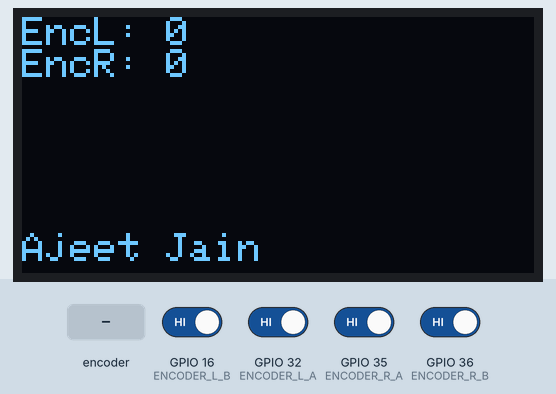
Simulated run of this sketch. Board: ESP32. On the bench: 128×64 one-colour display. Inputs (shaded band) come from the test bench; at power-on: GPIO 16 (ENCODER_L_B), GPIO 32 (ENCODER_L_A), GPIO 35 (ENCODER_R_A), GPIO 36 (ENCODER_R_B) HIGH. What the sketch prints to the serial monitor is not drawn.

Above: at 2.2 s.
2.3 s: rotary encoder on GPIO 32 (ENCODER_L_A) / GPIO 16 (ENCODER_L_B) turned 3 steps (first pin leading)
At 3.3 s:
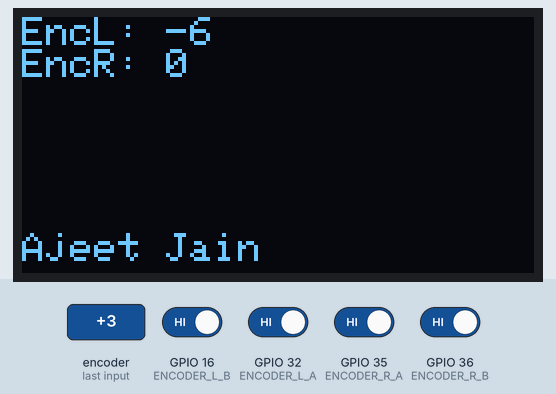
4.4 s: GPIO 35 (ENCODER_R_A) driven LOW
At 5.6 s:
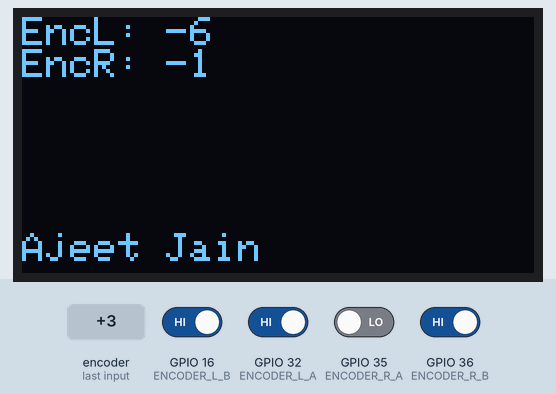
5.9 s: rotary encoder on GPIO 32 (ENCODER_L_A) / GPIO 16 (ENCODER_L_B) turned 1 step (first pin leading)
7.6 s: GPIO 35 (ENCODER_R_A) driven HIGH
At 8.3 s:
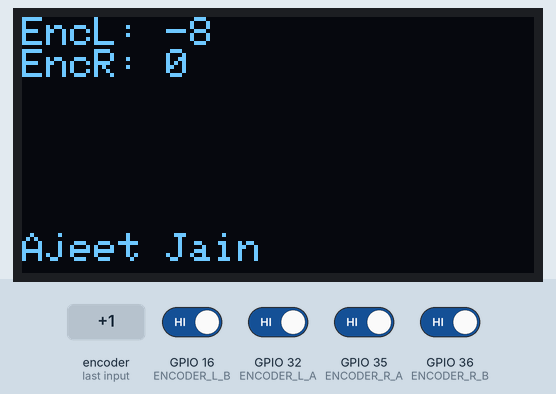
Timing chart, 0 to 10.2 s (numbered marks = the images above; inputs shaded):
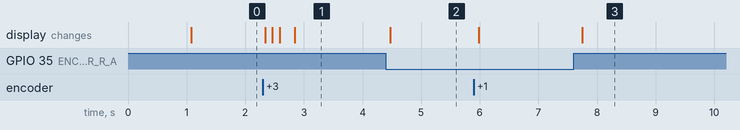

The sketch:

test_encoder.ino
```cpp
// Created by Ajeet Jain
#include <Wire.h>
#include <Adafruit_GFX.h>
#include <Adafruit_SSD1306.h>
// Encoder pins only
#define ENCODER_L_A 32
#define ENCODER_L_B 16
#define ENCODER_R_A 35
#define ENCODER_R_B 36
// OLED pins
#define OLED_SDA    21
#define OLED_SCL    22
#define OLED_RST    -1
#define OLED_ADDR   0x3C
#define SCREEN_WIDTH 128
#define SCREEN_HEIGHT 64
Adafruit_SSD1306 display(SCREEN_WIDTH, SCREEN_HEIGHT, &Wire, OLED_RST);

volatile long encoderCountL = 0, encoderCountR = 0;

void IRAM_ATTR encoderL_ISR() {
  if (digitalRead(ENCODER_L_A) == digitalRead(ENCODER_L_B)) encoderCountL++;
  else encoderCountL--;
}
void IRAM_ATTR encoderR_ISR() {
  if (digitalRead(ENCODER_R_A) == digitalRead(ENCODER_R_B)) encoderCountR++;
  else encoderCountR--;
}

void showAjeetJain() {
  display.setTextSize(1);
  display.setCursor(0, SCREEN_HEIGHT - 10);
  display.println("Ajeet Jain");
}

void setup() {
  pinMode(ENCODER_L_A, INPUT_PULLUP);
  pinMode(ENCODER_L_B, INPUT_PULLUP);
  pinMode(ENCODER_R_A, INPUT_PULLUP);
  pinMode(ENCODER_R_B, INPUT_PULLUP);
  attachInterrupt(digitalPinToInterrupt(ENCODER_L_A), encoderL_ISR, CHANGE);
  attachInterrupt(digitalPinToInterrupt(ENCODER_R_A), encoderR_ISR, CHANGE);
  Serial.begin(115200);
  Wire.begin(OLED_SDA, OLED_SCL);
  display.begin(SSD1306_SWITCHCAPVCC, OLED_ADDR);
  display.setRotation(2);
  display.clearDisplay();
  display.setTextSize(2);
  display.setTextColor(SSD1306_WHITE);
  display.setCursor(0, 0);
  display.println("ENCODER TEST");
  display.display();
  delay(1000);
}

void loop() {
  Serial.print("EncL: "); Serial.print(encoderCountL);
  Serial.print("\tEncR: "); Serial.println(encoderCountR);
  display.clearDisplay();
  display.setTextSize(1);
  display.setCursor(0, 0);
  display.print("EncL: "); display.println(encoderCountL);
  display.print("EncR: "); display.println(encoderCountR);
  showAjeetJain();
  display.display();
  delay(100);
}
```

Measured:
- after the input at 2.3 s, the display: first changes at once (image 1 shows a later state)
- after the input at 4.4 s, the display: changes after 0.08 s (image 2)
- after the input at 7.6 s, the display: changes after 0.14 s (image 3)
